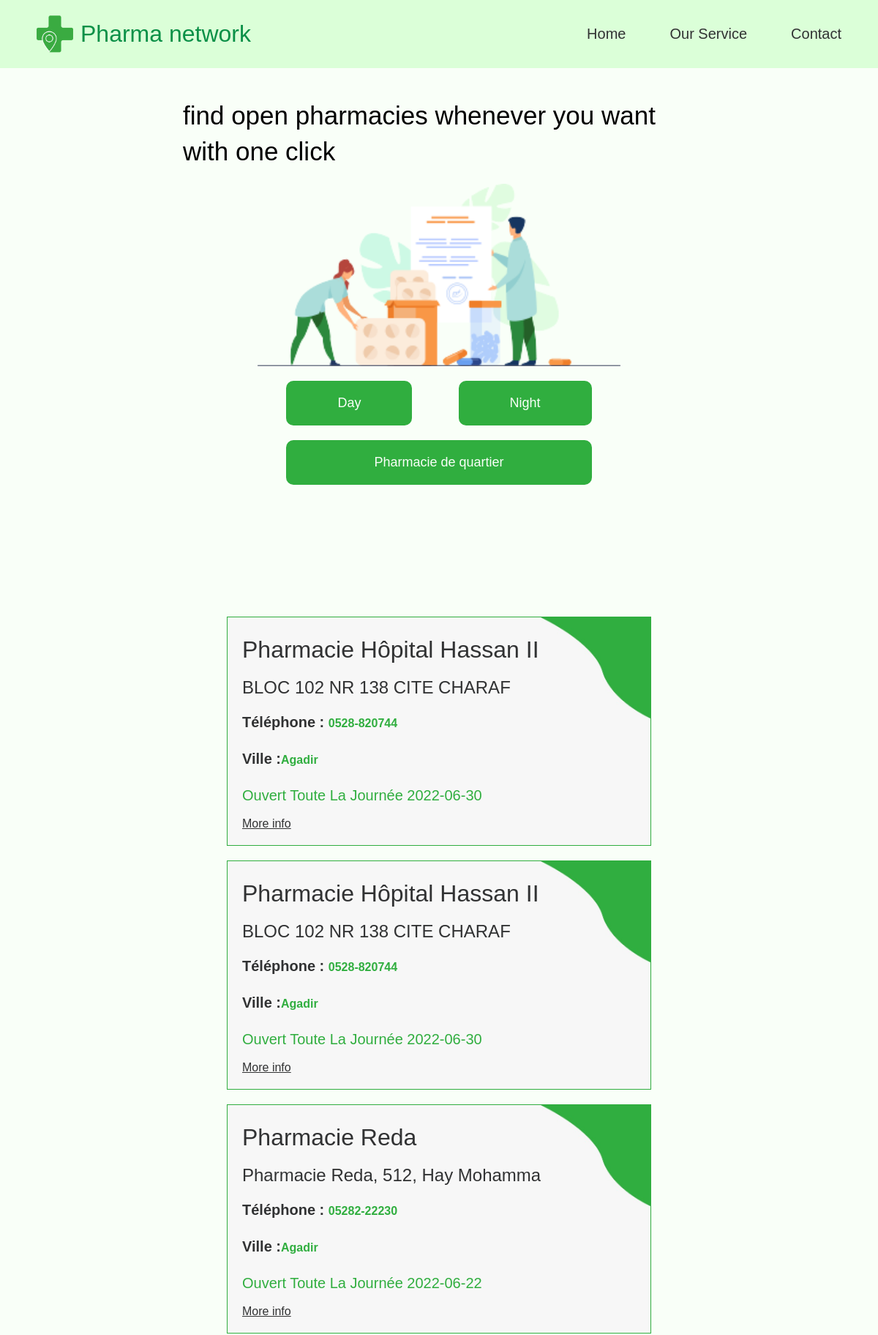
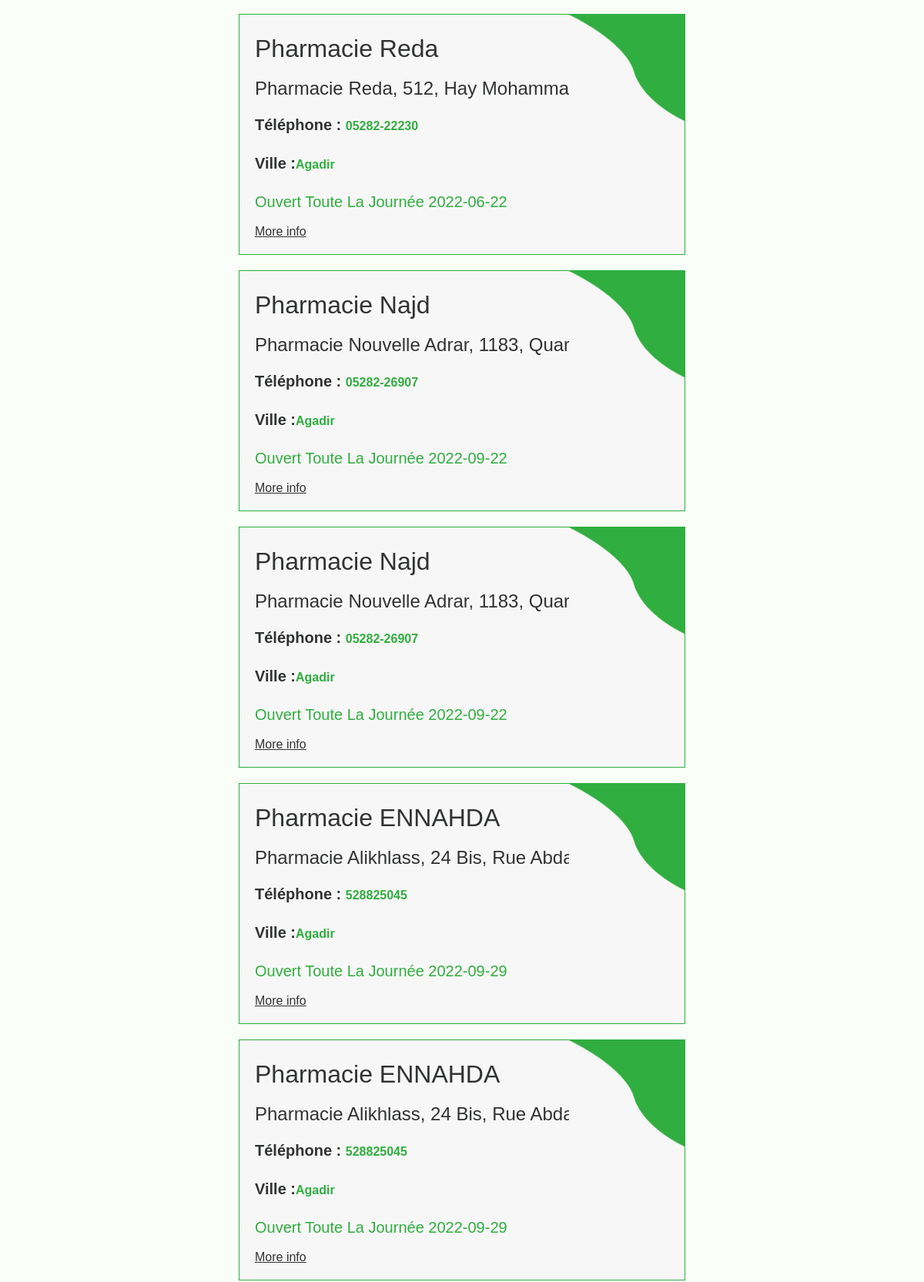
Screenshot of /pharmacie (upper part) with the database file from the repository (2 pictures, top to bottom).
### tables this page shows
CREATE TABLE "pharmaci" (
	"id"	INTEGER,
	"name"	TEXT NOT NULL,
	"email"	TEXT NOT NULL UNIQUE,
	"address"	TEXT NOT NULL,
	"date"	INTEGER,
	"tel"	INTEGER,
	PRIMARY KEY("id" AUTOINCREMENT)
);

### website/auth.py (the view)
@auth.route('/pharmacie', methods=['GET','POST'])
def pharmacie():
    con = sqlite3.connect("pharma.db")
    con.row_factory = sqlite3.Row
    cur = con.cursor()
    cur.execute("select * from pharmaci")
    rows = cur.fetchall()
    return render_template("client.html",
                                custom_css="client",rows = rows)

### website/templates/client.html (shortened to what this page needs)
{%extends "base.html"%}
{%block body%}
<header>
    <div class="Alllogo">
        <img src="{{url_for('static',filename='image/logo_test_1.png')}}" alt="" href="http://127.0.0.1:5000/">
        <h1 class="logo2">Pharma network</h1>
    </div>
    <ul class="nav-link" id="one">
        <li id="tow"><a href="http://127.0.0.1:5000/">Home</a></li>
        <li id="ol"><a href="http://127.0.0.1:5000/#service">Our Service</a></li>
    <li id="lo"><a href="http://127.0.0.1:5000/contact">Contact</a></li>
    </ul>
</header>
<section class="one">
    <h1>find open pharmacies  whenever  you want with one click</h1>
    <img src="{{url_for('static',filename='image/mainn_img.png')}}" alt="">
    <div class="un">
        <div class="chose">
            <a href="#day">Day</a>
            <a href="http://127.0.0.1:5000/nigtpharmacie">Night</a>
        </div>
        <p>Pharmacie de quartier</p>
    </div>
</section>
<section class="client" id="day">
    {% for row in rows %}
    <div class="pharma">
        <img src="{{url_for('static',filename='image/card.jpeg')}}" alt="">
        <h1>{{row["name"]}}</h1>
        <h2>{{row["address"]}}</h2>
        <p>Téléphone : <span>{{row["tel"]}}</span></p>
        <p>ville :<span>agadir</span></p>
        <h4>Ouvert toute la journée {{row["date"]}}</h4>
        <a href="">More info</a>
    </div><div class="pharma">
        <img src="./card.jpeg" alt="">
    <h1>{{row["name"]}}</h1>
    <h2>{{row["address"]}}</h2>
    <p>Téléphone : <span>{{row["tel"]}}</span></p>
    <p>ville :<span>agadir</span></p>
    <h4>Ouvert toute la journée {{row["date"]}}</h4>
    <a href="https://www.google.fr/maps/place/Pharmacie+Reda/@30.4450329,-9.556046,15z/data=!4m5!3m4!1s0x0:0x3dad733840e929d!8m2!3d30.445033!4d-9.556046">More info</a>
</div>
{% endfor %}
</section>
{% endblock %}

### website/templates/base.html (shortened to what this page needs)
<!DOCTYPE html>
<html lang="en">
<head>
    {%if custom_css%}
    <link rel="stylesheet" href="{{url_for('static',filename='css/' + custom_css + '.css')}}">
    {% endif %}
</head>
<body>
  {%block body%}
  {%endblock%}
</body>
</html>

### website/static/css/client.css (style rules this page uses)
* { padding: 0%; margin: 0%; box-sizing: border-box; }
:root { --maincolor:#F9FFF8; --backroundcolor: #30AE3F; --textcolor:#30AE3F; }
body { background-color: var(--maincolor); font-family: 'Poppins', sans-serif; }
header { display: flex; width: 100%; background-color:#DBFFD8; color:#0A9047; justify-content: space-between; align-items: center; padding: 20px 50px ; z-index: 99999; position: sticky; top: 0px; }
.Alllogo { display: flex; align-items: center; gap: 10px; }
header img { width: 50px; }
.logo2 { font-family: 'Montserrat', sans-serif; font-size: 32px; font-weight: 500; line-height: 39px; letter-spacing: 0em; }
header ul { display: flex; justify-content: space-between; gap: 60px; }
header ul li { list-style: none; }
header ul li a { color:#313233; text-decoration: none; font-family: 'Montserrat', sans-serif; font-size: 20px; position: relative; font-weight: 400; line-height: 39px; letter-spacing: 0em; }
header ul li a::before { content: ""; position: absolute; width: 0%; height: 4px; background-color: #0A9047; left: 0px; bottom: -30px; transition: all 0.3s ease-in ; }
.one { display: flex; flex-direction: column; align-items: center; padding: 40px; }
.one h1 { font-family: 'Montserrat', sans-serif; width: 700px; font-size: 35px; font-weight: 400; line-height: 49px; letter-spacing: 0em; text-align: left; margin-bottom: 20px; }
.one img { width:496.57px; }
.chose { width:100%; display: flex; justify-content: space-between; margin-top: 15px; margin: 20px 0px; }
.chose a { font-family: 'Montserrat', sans-serif; text-decoration: none; color: var(--maincolor); background-color: var(--textcolor); padding: 20px 70px; font-style: normal; font-weight: 500; font-size: 18px; border-radius: 10px; transition: all 0.3s ease-in; }
.one p { font-family: 'Montserrat', sans-serif; color: var(--maincolor); background-color: var(--textcolor); padding: 20px 120px; font-style: normal; font-weight: 500; font-size: 18px; border-radius: 10px; text-align: center; cursor: pointer; }
.client { margin: 100px 0px; padding: 20px; }
.pharma { width: 580px; margin: 20px auto; border-radius: 0px; border: 1px solid #30AE3F; position: relative; background-color: #f7f7f7; color: #313233; padding: 20px; }
.pharma img { width: 150px; position: absolute; right: 0px; top: 0px; }
.pharma h1 { font-style: normal; font-weight: 500; font-size: 32px; line-height: 48px; margin-bottom: 10px; text-transform: capitalize; }
.pharma h2 { font-style: normal; font-weight: 400; font-size: 24px; line-height: 36px; text-transform: capitalize; margin-bottom: 10px; }
.pharma p { font-style: normal; font-weight: 700; font-size: 20px; line-height: 39px; margin-bottom: 10px; text-transform: capitalize }
.pharma p span { font-style: normal; font-weight: 600; font-size: 16px; line-height: 39px; color: #30AE3F; margin-bottom: 10px; text-transform: capitalize }
.pharma h4 { font-style: normal; font-weight: 400; font-size: 20px; line-height: 39px; margin-bottom: 10px; text-transform: capitalize; color: #30AE3F; }
.pharma a { color: #313233; }

### rows the page displays
pharmaci: name "Pharmacie Hôpital Hassan II", address "BLOC 102 NR 138 CITE CHARAF", tel "0528-820744", date "2022-06-30"
pharmaci: name "Pharmacie Reda", address "Pharmacie Reda, 512, Hay Mohammadi, Ha..", tel "05282-22230", date "2022-06-22"
pharmaci: name "Pharmacie Najd", address "Pharmacie Nouvelle Adrar, 1183, Quarti...", tel "05282-26907", date "2022-09-22"
pharmaci: name "Pharmacie ENNAHDA", address "Pharmacie Alikhlass, 24 Bis, Rue Abda", tel "528825045", date "2022-09-29"
